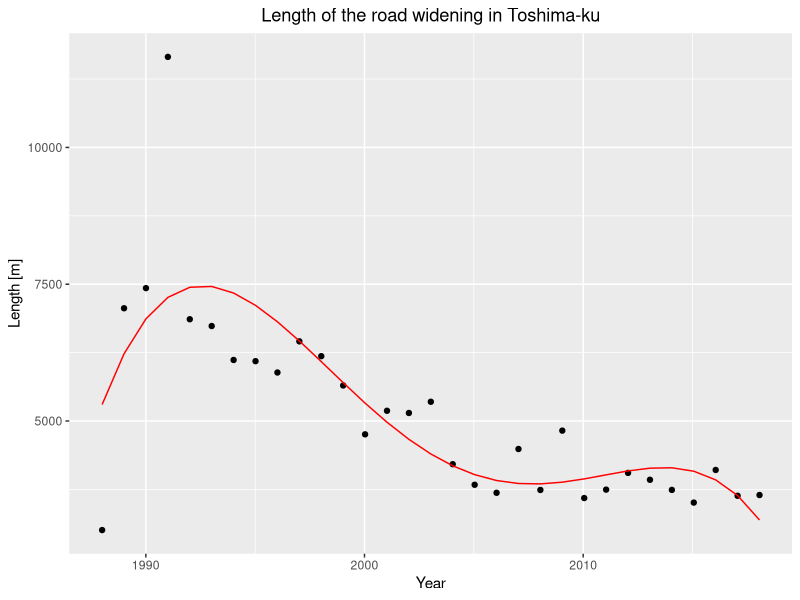

Here is the R script that generated this plot:
library(readr)
traffic_tosh1 <- read_csv("traffic_toshima.csv")

View(traffic_tosh1)

# 現状これはtibbleというやばいデータ型になっている。
# tibbleのままで作業して問題ないのであろうか。

traf_dataset <- data.frame(traffic_tosh1)

View(traf_dataset)

# 原則データセットを対象とした処理がおこなわれることは多く、
# 変なデータ型でやるべきではない。
# しかし、Viewで見る限り違いはない。

# データのよくわからない部分を切り取る
c_tra_data <- subset(traf_dataset, select = -c(6:8))

# 1から365ずつ大きくなる31列のデータセットを作成する
my_data <- data.frame(matrix(seq(1, 10981, by = 366), ncol = 1, nrow = 31))
# 年度が通し番号で判断されているため、年度を保存した上で大体同じ
tra_data <- cbind(my_data,c_tra_data)
# データセットの一部の列の名前を変更する
names(tra_data)[1] <- c("new_date")

# selectはベクトルを入れると、列を当たり前に決してくる
# View(c_tra_data)

tra_data$new_date <- as.Date(tra_data$new_date, format = "%Y-%m-%d", origin = "1988-01-01")


# フッティングに移る
degree <- 4 # 4次関数にフィッティングする例
tra_data$x <- as.numeric(tra_data$new_date)
# 日付を数字にする（通し番号）
# そして代入する。
tra_data$x2 <- tra_data$x^2
# 二乗して入れる
tra_data$x3 <- tra_data$x^3
# 三乗して入れる
tra_data$x4 <- tra_data$x^4
# 四乗して入れる


# 2次関数の当てはめ
# fit <- lm(距離 ~ x + x2 + x3 + x4, tra_data = tra_data)
# tra_dataからvalue, x, x2, x3, x4の列を抽出して、回帰モデルを作成する
fit <- lm(距離 ~ x + x2 + x3 + x4, data = tra_data[, c("距離", "x", "x2", "x3", "x4")])

summary(fit)
# どこまでの係数が有意かどうかまで判断してくれる。
# おそらくEstimateが係数。


# プロットの作成
library(ggplot2)
ggplot(tra_data, aes(x = new_date, y = 距離)) +
  geom_point() +
  geom_line(aes(y = predict(fit)), colour = "red") +
  labs(x = "Year", y = "Length [m]", title = "Length of the road widening in Toshima-ku")+
  theme(plot.title = element_text(hjust = 0.5))
  